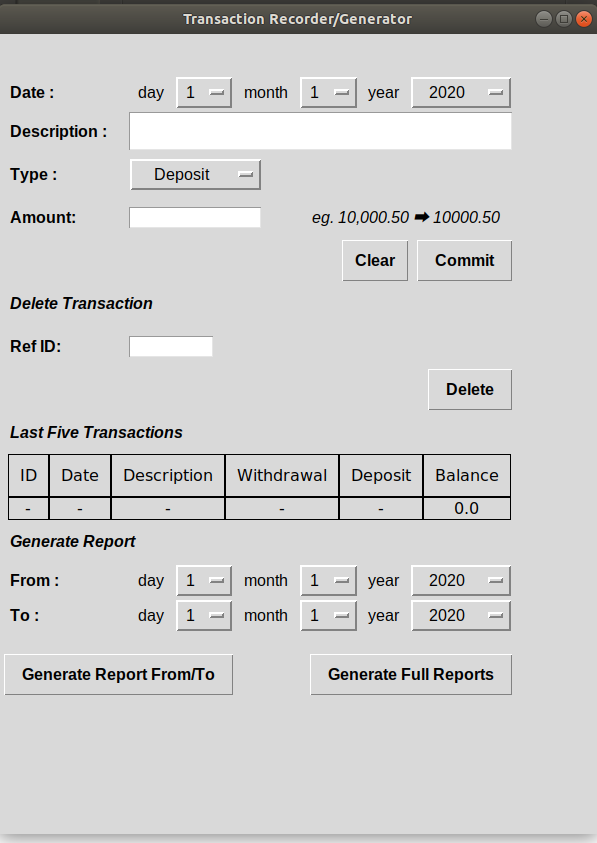

Reproduce this figure in Python.
import pandas as pd
import os
import tkinter as tk
import datetime
import matplotlib.pyplot as plt
from matplotlib.backends.backend_pdf import PdfPages

def read_data():
    if not os.path.exists('./transaction.csv'):
        #create the empty csv file if it doesnt exist
        with open("transaction.csv", "w") as infile:
            #write headers
            infile.write('ID,Date,Description,Withdrawal,Deposit,Balance\n')
            infile.write('-,-,-,-,-,0.0')
            
    df = pd.read_csv('transaction.csv')
    return df

def get_current_balance(df) :
    last_balance = df.iloc[-1].Balance
    return last_balance
 
#main GUI part 
class App(tk.Frame):
    def __init__(self, parent, *args, **kwargs):
        tk.Frame.__init__(self, parent, *args, **kwargs)
        self.parent = parent
        self.df = read_data() # panda dataframe 
        
        self.parent_title = parent.title("Transaction Recorder/Generator")
        #for error after submission 
        self.lbl_error = tk.Label(self.parent, text = '', font = ('Helvetica', 12, 'italic'), fg = 'red', relief = 'solid')
        self.lbl_error['borderwidth'] = 0
        self.lbl_error.grid(row = 0, columnspan = 7, padx = 10,pady = 10, sticky = "nsew")

        #transaction date 
        self.lbl_date =  tk.Label(self.parent, text = 'Date : ', font = ('Helvetica', 12, 'bold')).grid(row = 1, column = 0, padx = 10, sticky ='w')
        self.day_label = tk.Label(self.parent, text = 'day', font = ('Helvetica', 12)).grid(row = 1, column = 1, ipadx = 5)
        self.daylist = [i for i in range(1,32)]
        self.day_variable = tk.IntVar(self.parent)
        self.day_variable.set(self.daylist[0])
        self.day_opt = tk.OptionMenu(self.parent, self.day_variable, *self.daylist)
        self.day_opt.config(width = 1, font = ('Helvetica', 12))
        self.day_opt.grid(row = 1, column = 2, sticky = "ew" )
        
        self.month_label = tk.Label(self.parent, text = 'month', font = ('Helvetica', 12)).grid(row = 1, column = 3, ipadx = 5)
        self.monthlist = [i for i in range(1,13)]
        self.month_variable = tk.IntVar(self.parent)
        self.month_variable.set(self.monthlist[0])
        self.month_opt = tk.OptionMenu(self.parent, self.month_variable, *self.monthlist)
        self.month_opt.config(width =1, font = ('Helvetica', 12))
        self.month_opt.grid(row = 1, column = 4, sticky = "ew")

        self.year_label = tk.Label(self.parent, text = 'year', font = ('Helvetica', 12)).grid(row = 1,column = 5, ipadx = 5)
        self.yearlist = [i for i in range(2020,2030)]
        self.year_variable = tk.IntVar(self.parent)
        self.year_variable.set(self.yearlist[0])
        self.year_opt = tk.OptionMenu(self.parent, self.year_variable, *self.yearlist)
        self.year_opt.config(width = 4, font = ('Helvetica',12))
        self.year_opt.grid(row = 1, column = 6, sticky ="ew")

        #Description
        self.lbl_date =  tk.Label(self.parent, text = 'Description : ', font = ('Helvetica', 12, 'bold')).grid(row = 2, column = 0, padx = 10, pady = 10,sticky = 'w')
        self.txt_description = tk.Text(height = 2,width = 48,master = self.parent)
        self.txt_description.grid(row = 2, column = 1, columnspan = 6)

        #Type of Transaction
        self.transaction_label = tk.Label(self.parent, text = 'Type : ', font = ('Helvetica',12,'bold')).grid(row = 3, column = 0, padx = 10, pady = 10, sticky = 'w')
        self.translist = ['Deposit','Withdrawal']
        self.trans_variable = tk.StringVar(self.parent)
        self.trans_variable.set(self.translist[0])
        self.trans_opt = tk.OptionMenu(self.parent, self.trans_variable, *self.translist)
        self.trans_opt.config(width = 10, font = ('Helvetica',12))
        self.trans_opt.grid(row = 3, column = 1, columnspan =4, sticky ='w')

        #amount
        self.lbl_amount =  tk.Label(self.parent, text = 'Amount: ', font = ('Helvetica', 12, 'bold')).grid(row = 4, column = 0, padx = 10, pady = 10,sticky = 'w')
        self.ety_amount = tk.Entry(self.parent, width = 16)
        self.ety_amount.grid(row = 4, column =1 ,columnspan = 3, sticky = 'w')
        self.lbl_info =  tk.Label(self.parent, text = 'eg. 10,000.50 \N{RIGHTWARDS BLACK ARROW} 10000.50', font = ('Helvetica', 12, 'italic')).grid(row = 4, column = 4, columnspan = 4, padx = 10, pady = 10,sticky = 'ew')

        #commit & clear
        self.clear_button = tk.Button(self.parent, text = 'Clear', font = ('Helvetica', 12, 'bold'), command = self.clear, relief = tk.RAISED)
        self.clear_button.grid(row = 5, column = 4,columnspan =2, sticky = 'e', ipadx = 0, ipady = 5)

        self.commit_button = tk.Button(self.parent, text = 'Commit', font = ('Helvetica', 12, 'bold'), command = self.commit_transaction, relief = tk.RAISED)
        self.commit_button.grid(row = 5, column = 6, sticky = 'e', ipadx = 5, ipady = 5)

        #delete transaction
        self.lbl_delete = tk.Label(self.parent, text = 'Delete Transaction' , font = ('Helvetica' , 12, 'bold italic'))
        self.lbl_delete.grid(row = 6 ,column = 0, columnspan = 5, padx = 10,pady = 10, sticky ='w')
        self.lbl_refid =  tk.Label(self.parent, text = 'Ref ID: ', font = ('Helvetica', 12, 'bold')).grid(row = 7, column = 0, padx = 10, pady = 10,sticky = 'w')
        self.ety_refid = tk.Entry(self.parent, width = 10)
        self.ety_refid.grid(row = 7, column =1 , columnspan = 2,  sticky = 'w')

        self.delete_button = tk.Button(self.parent, text = 'Delete', font = ('Helvetica', 12, 'bold'), command = self.delete_id, relief = tk.RAISED)
        self.delete_button.grid(row = 8, column = 6, sticky = 'e', ipadx = 5, ipady = 5)

        #last 5 transactions
        self.display_last_five()

        #Generate Partial Report
        self.lbl_delete = tk.Label(self.parent, text = 'Generate Report' , font = ('Helvetica' , 12, 'bold italic'))
        self.lbl_delete.grid(row = 11 ,column = 0, columnspan = 5, padx = 10,pady = 10, sticky ='w')
        
        self.lbl_date_from =  tk.Label(self.parent, text = 'From : ', font = ('Helvetica', 12, 'bold')).grid(row = 12, column = 0, padx = 10, sticky ='w')
        self.day_label_from = tk.Label(self.parent, text = 'day', font = ('Helvetica', 12)).grid(row = 12, column = 1, ipadx = 5)
        self.daylist_from = [i for i in range(1,32)]
        self.day_variable_from = tk.IntVar(self.parent)
        self.day_variable_from.set(self.daylist_from[0])
        self.day_opt_from = tk.OptionMenu(self.parent, self.day_variable_from, *self.daylist_from)
        self.day_opt_from.config(width = 1, font = ('Helvetica', 12))
        self.day_opt_from.grid(row = 12, column = 2, sticky = "ew" )
        
        self.month_label_from = tk.Label(self.parent, text = 'month', font = ('Helvetica', 12)).grid(row = 12, column = 3, ipadx = 5)
        self.monthlist_from = [i for i in range(1,13)]
        self.month_variable_from = tk.IntVar(self.parent)
        self.month_variable_from.set(self.monthlist_from[0])
        self.month_opt_from = tk.OptionMenu(self.parent, self.month_variable_from, *self.monthlist_from)
        self.month_opt_from.config(width =1, font = ('Helvetica', 12))
        self.month_opt_from.grid(row = 12, column = 4, sticky = "ew")

        self.year_label_from = tk.Label(self.parent, text = 'year', font = ('Helvetica', 12)).grid(row = 12,column = 5, ipadx = 5)
        self.yearlist_from = [i for i in range(2020,2030)]
        self.year_variable_from = tk.IntVar(self.parent)
        self.year_variable_from.set(self.yearlist_from[0])
        self.year_opt_from = tk.OptionMenu(self.parent, self.year_variable_from, *self.yearlist_from)
        self.year_opt_from.config(width = 4, font = ('Helvetica',12))
        self.year_opt_from.grid(row = 12, column = 6, sticky ="ew")
        
        self.lbl_date_to =  tk.Label(self.parent, text = 'To : ', font = ('Helvetica', 12, 'bold')).grid(row = 13, column = 0, padx = 10, sticky ='w')
        self.day_label_to = tk.Label(self.parent, text = 'day', font = ('Helvetica', 12)).grid(row = 13, column = 1, ipadx = 5)
        self.daylist_to = [i for i in range(1,32)]
        self.day_variable_to = tk.IntVar(self.parent)
        self.day_variable_to.set(self.daylist_to[0])
        self.day_opt_to = tk.OptionMenu(self.parent, self.day_variable_to, *self.daylist_to)
        self.day_opt_to.config(width = 1, font = ('Helvetica', 12))
        self.day_opt_to.grid(row = 13, column = 2, sticky = "ew" )
        
        self.month_label_to = tk.Label(self.parent, text = 'month', font = ('Helvetica', 12)).grid(row = 13, column = 3, ipadx = 5)
        self.monthlist_to = [i for i in range(1,13)]
        self.month_variable_to = tk.IntVar(self.parent)
        self.month_variable_to.set(self.monthlist_to[0])
        self.month_opt_to = tk.OptionMenu(self.parent, self.month_variable_to, *self.monthlist_to)
        self.month_opt_to.config(width =1, font = ('Helvetica', 12))
        self.month_opt_to.grid(row = 13, column = 4, sticky = "ew")

        self.year_label_to = tk.Label(self.parent, text = 'year', font = ('Helvetica', 12)).grid(row = 13,column = 5, ipadx = 5)
        self.yearlist_to = [i for i in range(2020,2030)]
        self.year_variable_to = tk.IntVar(self.parent)
        self.year_variable_to.set(self.yearlist_to[0])
        self.year_opt_to = tk.OptionMenu(self.parent, self.year_variable_to, *self.yearlist_to)
        self.year_opt_to.config(width = 4, font = ('Helvetica',12))
        self.year_opt_to.grid(row = 13, column = 6, sticky ="ew")

        #Generate partial report button
        self.generate_button = tk.Button(self.parent, text = 'Generate Report From/To', font = ('Helvetica', 12, 'bold'), command = self.partial_summary, relief = tk.RAISED)
        self.generate_button.grid(row = 14, column = 0, columnspan = 3, sticky = 'e', ipadx = 5, ipady = 5, pady = 20)
        
        #Generate Full Report
        self.generate_button = tk.Button(self.parent, text = 'Generate Full Reports', font = ('Helvetica', 12, 'bold'), command = self.summary, relief = tk.RAISED)
        self.generate_button.grid(row = 14, column = 4, columnspan = 3, sticky = 'e', ipadx = 5, ipady = 5, pady = 20)

    def display_last_five(self):
        #starting row 9

        self.last_five = tk.Frame(master = self.parent)
        data = self.df.tail(5).to_numpy()
        columns = self.df.columns.tolist()

        for i, col in enumerate(columns):
            header = tk.Label(self.last_five, text = col, font = ('Verdana' , 12), borderwidth =1, relief = 'solid')
            header.grid(row = 0, column = i, sticky = 'nsew', ipadx = 10, ipady = 10)

        rows, columns = data.shape
        for i in range(rows):
            for j in range(columns):
                header = tk.Label(self.last_five, text = data[i][j], font = ('Verdana' , 12), borderwidth =1, relief = 'solid')
                header.grid(row = i+1, column = j, sticky = 'nsew')
        self.lbl_delete = tk.Label(self.parent, text = 'Last Five Transactions' , font = ('Helvetica' , 12, 'bold italic'))
        self.lbl_delete.grid(row = 9 ,column = 0, columnspan = 5, padx = 10,pady = 10, sticky ='w')
        self.last_five.grid(row = 10, column = 0, columnspan = 10, padx =10, sticky= 'w')

    def check_valid_date(day,month,year):
        total_valid_dates = 31 if month == 12 else (datetime.date(year,month + 1,1) - datetime.date(year, month,1)).days
        return day <= total_valid_dates
    
    def commit_transaction(self):
        #check all the input, debt is not allowed
        month = self.month_variable.get()
        year = self.year_variable.get()
        
        curr_date = self.day_variable.get()
        try :
            assert check_valid_date(curr_date,month,year)
        except :
            self.lbl_error['borderwidth'] = 2
            self.lbl_error['height'] = 2
            self.lbl_error['text'] = 'invalid date for month {}'.format(month)
        
        date = datetime.datetime(year,month,curr_date).date()
        trans_type = 'D' if self.trans_variable.get() == 'Deposit' else 'W'
        description = self.txt_description.get("1.0", tk.END).rstrip()
        if len(description) == 0 : #empty string
            description = '-'
            
        amount = self.ety_amount.get()
        try :
            float_amount = float(amount)
            self.append_data(date, description, trans_type, float_amount)
            self.df.to_csv('transaction.csv', index = False)
            self.df = read_data()
            self.last_five.grid_forget()
            self.display_last_five()
        except :
            self.lbl_error['borderwidth'] = 2
            self.lbl_error['height'] = 2
            self.lbl_error['text'] = 'invalid amount of {}'.format('None' if amount == '' else amount)

    def append_data(self, date, description, transaction_type, amount):
        #transaction type : 'D' deposit/ 'W' withdrawal
        last_transaction_code = int(self.df.tail(1).ID.values[0][1:]) if len(self.df) > 1 else 0
        Ref = f'{ transaction_type + str(last_transaction_code + 1)}'
        if transaction_type == 'D' :
            row = pd.Series([Ref,date, description, 0, amount, get_current_balance(self.df) + amount],
                            index = ['ID','Date','Description','Withdrawal',
                                     'Deposit','Balance'])
        else :
            row = pd.Series([Ref,date, description, amount, 0, get_current_balance(self.df) - amount],
                            index = ['ID','Date','Description','Withdrawal',
                                     'Deposit','Balance'])
        self.df = self.df.append(row, ignore_index = True)
        

        self.lbl_error['borderwidth'] = 2
        self.lbl_error['height'] = 2
        self.lbl_error['text'] = 'Transaction Successful'

        #clear data & send message
        self.clear()

    def clear(self):
        self.txt_description.delete("1.0", tk.END)
        self.ety_amount.delete("0", tk.END)

    def delete_id(self):
        refid = self.ety_refid.get()
        try :
            target_id = self.df[self.df['ID'] == refid].index.values[0].astype(int)
            self.df.drop([target_id], inplace = True)
            
            self.lbl_error['borderwidth'] = 2
            self.lbl_error['height'] = 2
            self.lbl_error['text'] = 'Transaction ID {} Deleted'.format(refid)

            self.df.to_csv('transaction.csv', index = False)
            self.df = read_data()
            self.last_five.grid_forget()
            self.display_last_five()

        except : # not found
            self.lbl_error['borderwidth'] = 2
            self.lbl_error['height'] = 2
            self.lbl_error['text'] = 'ID {} not found'.format(refid)

    def summary(self):
        df = self.df
        
        fig, ax =plt.subplots(figsize=(12,4))
        ax.axis('tight')
        ax.axis('off')
        table = ax.table(cellText = df.values, colLabels = df.columns, loc = 'center')
        table.scale(1,4)

        pp = PdfPages("full_report.pdf")
        pp.savefig(fig, bbox_inches='tight')
        pp.close()

    def partial_summary(self):

        try :
            from_date = datetime.date(self.year_variable_from.get(), self.month_variable_from.get(), self.day_variable_from.get())
            to_date = datetime.date(self.year_variable_to.get(), self.month_variable_to.get(), self.day_variable_to.get())
        except :
            self.lbl_error['borderwidth'] = 2
            self.lbl_error['height'] = 2
            self.lbl_error['text'] = 'day is out of range for month'

        from_date, to_date = pd.Timestamp(from_date), pd.Timestamp(to_date)
        
        df = self.df[1:] # ignore first item since its empty
        df = df[(from_date <= pd.to_datetime(df.Date)) & ( pd.to_datetime(df.Date)<= to_date )]
        fig, ax =plt.subplots(figsize=(12,4))
        ax.axis('tight')
        ax.axis('off')
        table = ax.table(cellText = df.values, colLabels = df.columns, loc = 'center')
        table.scale(1,4)

        pp = PdfPages("report_from_{}_to_{}.pdf".format(from_date.date(), to_date.date()))
        pp.savefig(fig, bbox_inches='tight')
        pp.close()
        
if __name__ == "__main__":
    root = tk.Tk()
    root.geometry('600x800')
    App(root).grid(row = 0, column = 0)
    root.mainloop()
